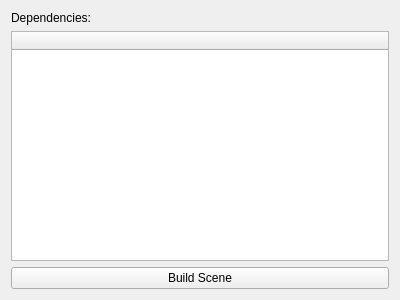
<?xml version="1.0" encoding="UTF-8"?>
<ui version="4.0">
 <class>Form</class>
 <widget class="QWidget" name="Form">
  <property name="geometry">
   <rect>
    <x>0</x>
    <y>0</y>
    <width>400</width>
    <height>300</height>
   </rect>
  </property>
  <property name="windowTitle">
   <string>Form</string>
  </property>
  <layout class="QGridLayout" name="gridLayout">
   <item row="0" column="0">
    <widget class="QLabel" name="dependencies_LB">
     <property name="text">
      <string>Dependencies:</string>
     </property>
    </widget>
   </item>
   <item row="1" column="0">
    <widget class="QTreeWidget" name="assets_TW">
     <column>
      <property name="text">
       <string> </string>
      </property>
     </column>
    </widget>
   </item>
   <item row="2" column="0">
    <widget class="QPushButton" name="Build_PB">
     <property name="text">
      <string>Build Scene</string>
     </property>
    </widget>
   </item>
  </layout>
 </widget>
 <resources/>
 <connections/>
</ui>
